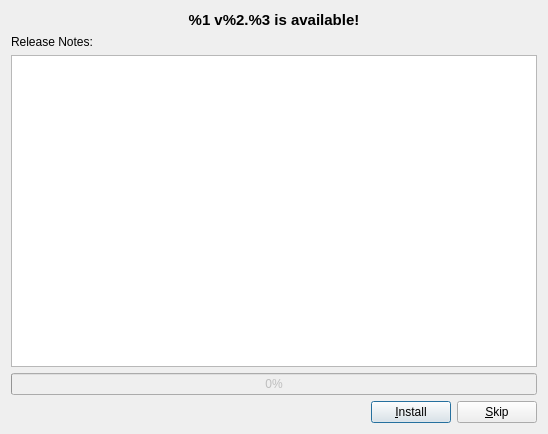
<?xml version="1.0" encoding="UTF-8"?>
<ui version="4.0">
 <class>UpdateDialog</class>
 <widget class="QDialog" name="UpdateDialog">
  <property name="geometry">
   <rect>
    <x>0</x>
    <y>0</y>
    <width>548</width>
    <height>434</height>
   </rect>
  </property>
  <property name="windowTitle">
   <string>Software update</string>
  </property>
  <layout class="QVBoxLayout" name="verticalLayout">
   <item>
    <widget class="QLabel" name="labelHeader">
     <property name="font">
      <font>
       <pointsize>11</pointsize>
       <weight>75</weight>
       <bold>true</bold>
      </font>
     </property>
     <property name="text">
      <string>%1 v%2.%3 is available!</string>
     </property>
     <property name="alignment">
      <set>Qt::AlignCenter</set>
     </property>
    </widget>
   </item>
   <item>
    <widget class="QLabel" name="labelReleaseNotes">
     <property name="text">
      <string>Release Notes:</string>
     </property>
    </widget>
   </item>
   <item>
    <widget class="QTextEdit" name="editReleaseNotes">
     <property name="readOnly">
      <bool>true</bool>
     </property>
    </widget>
   </item>
   <item>
    <widget class="QProgressBar" name="progressBar">
     <property name="enabled">
      <bool>false</bool>
     </property>
     <property name="value">
      <number>0</number>
     </property>
    </widget>
   </item>
   <item>
    <layout class="QHBoxLayout" name="horizontalLayout">
     <item>
      <spacer name="horizontalSpacer">
       <property name="orientation">
        <enum>Qt::Horizontal</enum>
       </property>
       <property name="sizeHint" stdset="0">
        <size>
         <width>40</width>
         <height>10</height>
        </size>
       </property>
      </spacer>
     </item>
     <item>
      <widget class="QPushButton" name="buttonInstall">
       <property name="text">
        <string>&amp;Install</string>
       </property>
      </widget>
     </item>
     <item>
      <widget class="QPushButton" name="buttonSkip">
       <property name="text">
        <string>&amp;Skip</string>
       </property>
      </widget>
     </item>
    </layout>
   </item>
  </layout>
  <action name="actionInstall">
   <property name="text">
    <string>&amp;Install</string>
   </property>
   <property name="iconText">
    <string notr="true">Install</string>
   </property>
   <property name="toolTip">
    <string notr="true">Install</string>
   </property>
  </action>
  <action name="actionSkip">
   <property name="text">
    <string>&amp;Skip</string>
   </property>
   <property name="iconText">
    <string notr="true">Skip</string>
   </property>
   <property name="toolTip">
    <string notr="true">Skip</string>
   </property>
  </action>
 </widget>
 <resources/>
 <connections>
  <connection>
   <sender>actionInstall</sender>
   <signal>triggered()</signal>
   <receiver>UpdateDialog</receiver>
   <slot>onActionInstall()</slot>
   <hints>
    <hint type="sourcelabel">
     <x>-1</x>
     <y>-1</y>
    </hint>
    <hint type="destinationlabel">
     <x>319</x>
     <y>239</y>
    </hint>
   </hints>
  </connection>
  <connection>
   <sender>actionSkip</sender>
   <signal>triggered()</signal>
   <receiver>UpdateDialog</receiver>
   <slot>onActionSkip()</slot>
   <hints>
    <hint type="sourcelabel">
     <x>-1</x>
     <y>-1</y>
    </hint>
    <hint type="destinationlabel">
     <x>319</x>
     <y>239</y>
    </hint>
   </hints>
  </connection>
  <connection>
   <sender>buttonInstall</sender>
   <signal>clicked()</signal>
   <receiver>actionInstall</receiver>
   <slot>trigger()</slot>
   <hints>
    <hint type="sourcelabel">
     <x>511</x>
     <y>458</y>
    </hint>
    <hint type="destinationlabel">
     <x>-1</x>
     <y>-1</y>
    </hint>
   </hints>
  </connection>
  <connection>
   <sender>buttonSkip</sender>
   <signal>clicked()</signal>
   <receiver>actionSkip</receiver>
   <slot>trigger()</slot>
   <hints>
    <hint type="sourcelabel">
     <x>592</x>
     <y>458</y>
    </hint>
    <hint type="destinationlabel">
     <x>-1</x>
     <y>-1</y>
    </hint>
   </hints>
  </connection>
 </connections>
 <slots>
  <slot>onActionInstall()</slot>
  <slot>onActionSkip()</slot>
 </slots>
</ui>
